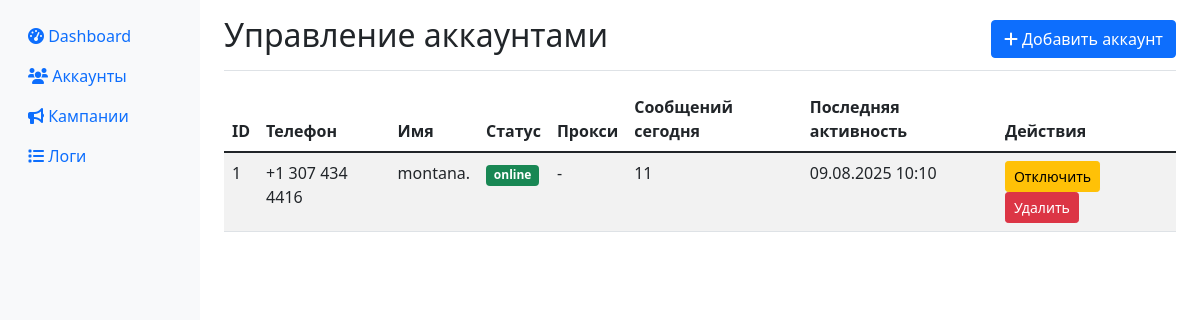
Page /accounts on the earlier database version.
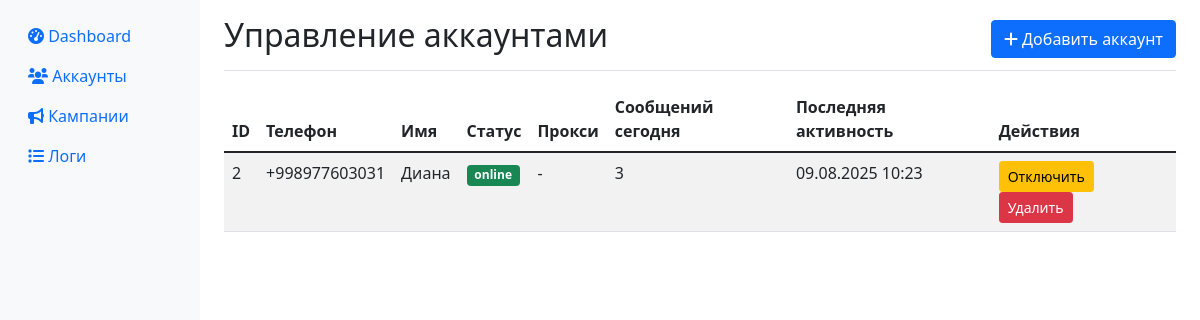
Same page on the later database version.
### app/database.py (models this page shows)
class Account(Base):
    __tablename__ = "accounts"
    id = Column(Integer, primary_key=True, index=True)
    phone = Column(String, unique=True, index=True)
    name = Column(String)
    status = Column(String, default="offline")  # online, offline, blocked, error
    session_data = Column(Text)  # зашифрованная сессия
    proxy = Column(String, nullable=True)
    created_at = Column(DateTime, default=datetime.utcnow)
    last_activity = Column(DateTime, default=datetime.utcnow)
    messages_sent_today = Column(Integer, default=0)
    messages_sent_hour = Column(Integer, default=0)
    last_message_time = Column(DateTime, nullable=True)
    is_active = Column(Boolean, default=True)

### app/web.py (the view)
@app.get("/accounts", response_class=HTMLResponse)
async def accounts_page(request: Request, db: Session = Depends(get_db)):
    accounts = db.query(Account).all()
    return templates.TemplateResponse("accounts.html", {
        "request": request,
        "accounts": accounts
    })

### templates/accounts.html (shortened to what this page needs)
{% extends "base.html" %}
{% block content %}
<div class="d-flex justify-content-between flex-wrap flex-md-nowrap align-items-center pt-3 pb-2 mb-3 border-bottom">
    <h1 class="h2">Управление аккаунтами</h1>
    <button class="btn btn-primary" data-bs-toggle="modal" data-bs-target="#addAccountModal">
        <i class="fas fa-plus"></i> Добавить аккаунт
    </button>
</div>
<div class="table-responsive">
    <table class="table table-striped">
        <thead>
            <tr>
                <th>ID</th>
                <th>Телефон</th>
                <th>Имя</th>
                <th>Статус</th>
                <th>Прокси</th>
                <th>Сообщений сегодня</th>
                <th>Последняя активность</th>
                <th>Действия</th>
            </tr>
        </thead>
        <tbody>
            {% for account in accounts %}
            <tr>
                <td>{{ account.id }}</td>
                <td>{{ account.phone }}</td>
                <td>{{ account.name or '-' }}</td>
                <td>
                    <span class="badge bg-{% if account.status == 'online' %}success{% elif account.status == 'offline' %}secondary{% elif account.status == 'error' %}danger{% else %}warning{% endif %}">
                        {{ account.status }}
                    </span>
                </td>
                <td>{{ account.proxy or '-' }}</td>
                <td>{{ account.messages_sent_today }}</td>
                <td>{{ account.last_activity.strftime('%d.%m.%Y %H:%M') if account.last_activity else '-' }}</td>
                <td>
                    <button class="btn btn-sm btn-{% if account.is_active %}warning{% else %}success{% endif %}"
                            onclick="toggleAccount({{ account.id }})">
                        {% if account.is_active %}Отключить{% else %}Включить{% endif %}
                    </button>
                    <button class="btn btn-sm btn-danger" onclick="deleteAccount({{ account.id }})">
                        Удалить
                    </button>
                </td>
            </tr>
            {% endfor %}
        </tbody>
    </table>
</div>
{% endblock %}

### templates/base.html (shortened to what this page needs)
<!DOCTYPE html>
<html lang="ru">
<head>
    <link href="https://cdn.jsdelivr.net/npm/bootstrap@5.1.3/dist/css/bootstrap.min.css" rel="stylesheet">
    <link href="https://cdnjs.cloudflare.com/ajax/libs/font-awesome/6.0.0/css/all.min.css" rel="stylesheet">
</head>
<body>
    <div class="container-fluid">
        <div class="row">
            <nav class="col-md-2 d-md-block sidebar collapse">
                <div class="position-sticky pt-3">
                    <ul class="nav flex-column">
                        <li class="nav-item">
                            <a class="nav-link" href="/">
                                <i class="fas fa-tachometer-alt"></i> Dashboard
                            </a>
                        </li>
                        <li class="nav-item">
                            <a class="nav-link" href="/accounts">
                                <i class="fas fa-users"></i> Аккаунты
                            </a>
                        </li>
                        <li class="nav-item">
                            <a class="nav-link" href="/campaigns">
                                <i class="fas fa-bullhorn"></i> Кампании
                            </a>
                        </li>
                        <li class="nav-item">
                            <a class="nav-link" href="/logs">
                                <i class="fas fa-list"></i> Логи
                            </a>
                        </li>
                    </ul>
                </div>
            </nav>
            <main class="col-md-10 ms-sm-auto px-md-4">
                {% block content %}{% endblock %}
            </main>
        </div>
    </div>
</body>
</html>

### templates/base.html (style rules this page uses)
.sidebar { min-height: 100vh; background-color: #f8f9fa; }

Differences in the rows shown:
removed Account: id "1", phone "+1 307 434 4416", name "montana.", status "online", proxy "-", messages_sent_today "11", last_activity "09.08.2025 10:10", is_active "Отключить"
added Account: id "2", phone "+998977603031", name "Диана", status "online", proxy "-", messages_sent_today "3", last_activity "09.08.2025 10:23", is_active "Отключить"
